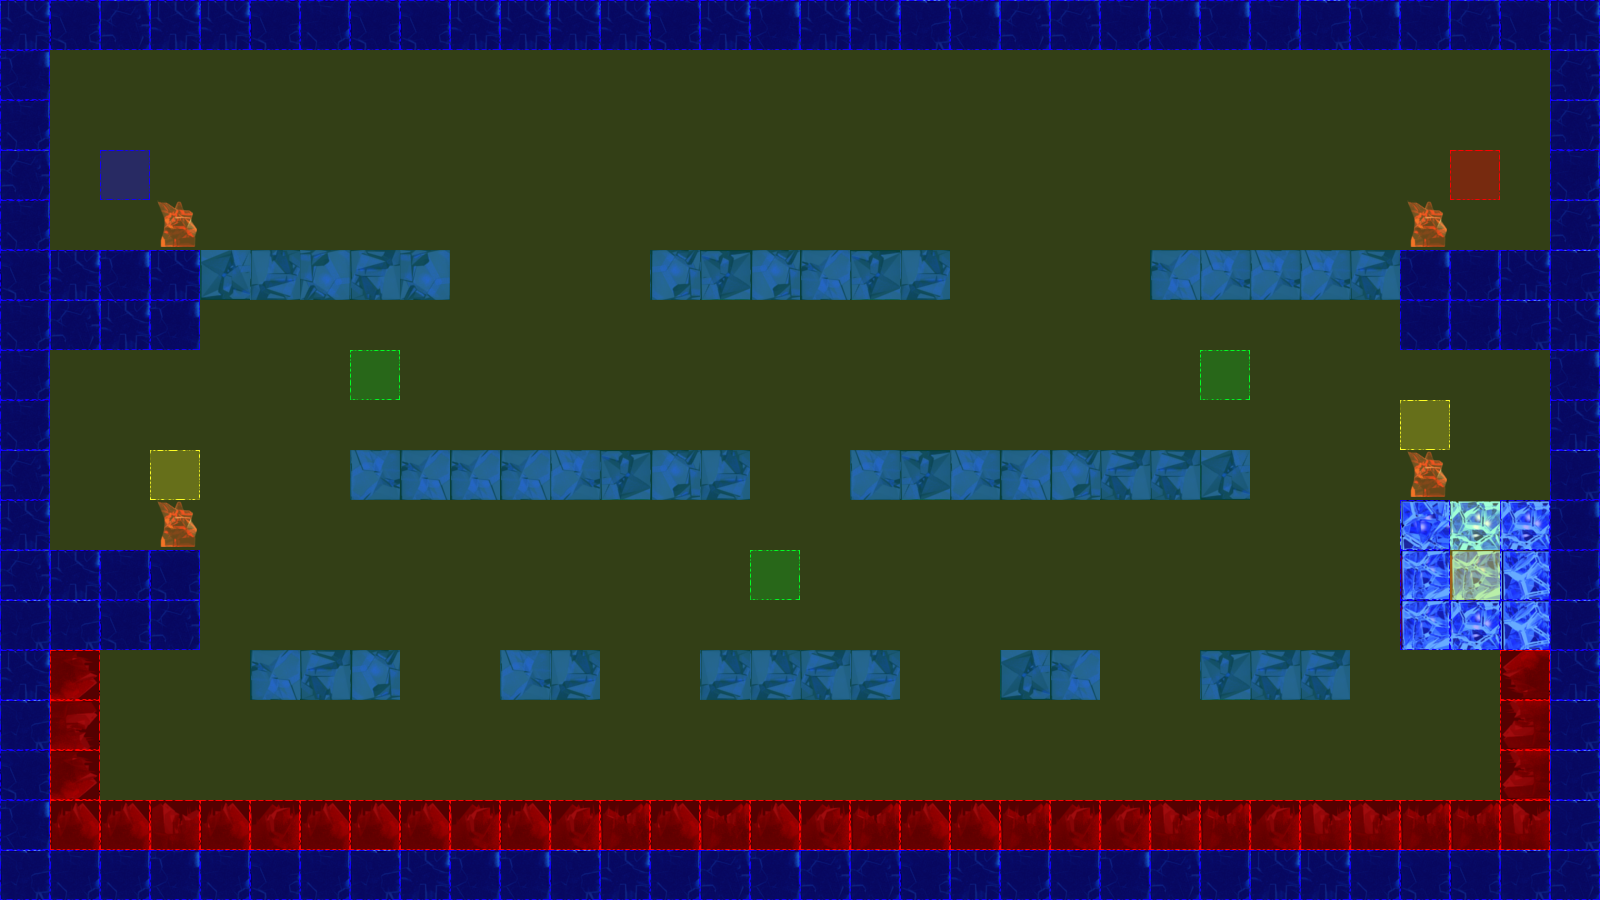

This game map was drawn from its Tiled (.tmx) file and the tilesets committed beside it. A one-line description and the trimmed map source follow:
An orthogonal 32x18 tile map with 50x50 px tiles, 3 tile layers (terrain, collision, event), 2 tilesets.

<map version="1.0" orientation="orthogonal" renderorder="left-up" width="32" height="18" tilewidth="50" tileheight="50" nextobjectid="3">
 <tileset firstgid="1" name="frozenPlainsTile" tilewidth="50" tileheight="50" tilecount="50" columns="10">
  <image source="tiles/iceTile.png" width="500" height="251" />
 </tileset>
 <tileset firstgid="51" name="collisionTile" tilewidth="50" tileheight="50" tilecount="12" columns="3">
  <image source="tiles/collisionTile.png" width="150" height="200" />
 </tileset>
 <layer name="terrain" width="32" height="18">
  <data>[576 cells, 209 non-empty, 23 distinct tile ids]</data>
 </layer>
 <layer name="collision" width="32" height="18">
  <data>[576 cells, 576 non-empty, 4 distinct tile ids]</data>
 </layer>
 <layer name="event" width="32" height="18">
  <data>[576 cells, 8 non-empty, 5 distinct tile ids]</data>
 </layer>
</map>
